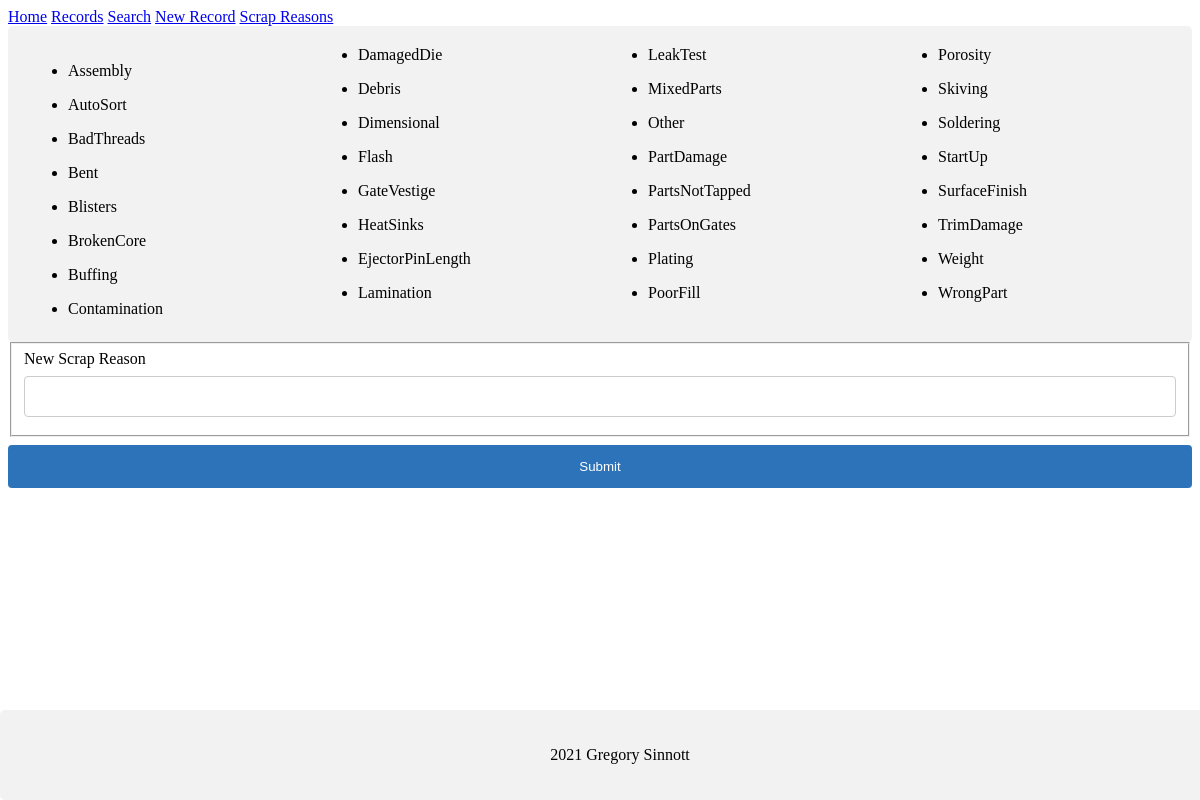
The page /scrapreasons on the database its author committed.
### models.py (models this page shows, shortened)
class ScrapReasons(db.Model):
    __tablename__ = "scrap-reasons"
    id = db.Column(db.Integer, primary_key=True)
    scrap_reason = db.Column(db.String(64), index=False, unique=True, nullable=False)

### routes.py (the view)
@app.route("/scrapreasons", methods=["POST", "GET"])
def scrapreasons():
    form = NewScrap()
    if form.validate_on_submit():
        new_reason = "\n" + request.form["scrap_reason"]
        with open('app/scrapreasons.txt', 'a') as file1:
            file1.write(new_reason)
        ScrapReasons.populate_table()
        return redirect("/scrapreasons")
    return render_template(
        'scrap_reasons.html',
        form = form,
        reasons = ScrapReasons.query.all()
        )

### forms.py
class NewScrap(FlaskForm) :
    scrap_reason = StringField('New Scrap Reason')
    submit = SubmitField('Submit')

### templates/scrap_reasons.html (shortened to what this page needs)
{% extends "layout.html" %}
{% block content %}
<div class="container">
    {% for reason in reasons %}
    <ul id=reason.scrap_reason>
        <li>
            <span class="field-value">{{ reason.scrap_reason }}</span>
        </li>
    </ul>
    {% endfor %}
</div>
<form method="POST" action="">
    <fieldset class="form-field">
        {{ form.scrap_reason.label }}
        {{ form.scrap_reason(size=20) }}
    </fieldset>
    {{ form.submit }}
</form>
{% endblock %}

### templates/layout.html (shortened to what this page needs)
<!doctype html>
<html>
  <head>
  </head>
  <body>
    {% include 'navigation.html' %}
    {% block content %}{% endblock %}
    {% include 'footer.html' %}
  </body>
</html>

### templates/navigation.html
<header>
    <nav>
     <a href="/">Home</a>
     <a href="/records">Records</a>
     <a href="/search">Search</a>
     <a href="/newrecord">New Record</a>
     <a href="/scrapreasons"> Scrap Reasons</a>
   </nav>
 </header>

### templates/footer.html (shortened to what this page needs)
<footer>
    <div class="footer">
        <p>2021 Gregory Sinnott</p>
    </div>
</footer>

### static/css/main.css (style rules this page uses)
input { width: 100%; padding: 12px 20px; margin: 8px 0; display: inline-block; border: 1px solid #ccc; border-radius: 4px; box-sizing: border-box; }
input[type=submit] { width: 100%; background-color: #2d73b9; color: white; padding: 14px 20px; margin: 8px 0; border: none; border-radius: 4px; cursor: pointer; }
div { border-radius: 5px; background-color: #f2f2f2; padding: 20px; }

### templates/scrap_reasons.html (style rules this page uses)
.container { column-count: 4; }

### templates/footer.html (style rules this page uses)
.footer { position: fixed; left: 0; bottom: 0; width: 100%; text-align: center; }

### rows shown on the page
ScrapReasons: scrap_reason "Assembly"
ScrapReasons: scrap_reason "AutoSort"
ScrapReasons: scrap_reason "BadThreads"
ScrapReasons: scrap_reason "Bent"
ScrapReasons: scrap_reason "Blisters"
ScrapReasons: scrap_reason "BrokenCore"
ScrapReasons: scrap_reason "Buffing"
ScrapReasons: scrap_reason "Contamination"
ScrapReasons: scrap_reason "DamagedDie"
ScrapReasons: scrap_reason "Debris"
ScrapReasons: scrap_reason "Dimensional"
ScrapReasons: scrap_reason "Flash"
ScrapReasons: scrap_reason "GateVestige"
ScrapReasons: scrap_reason "HeatSinks"
ScrapReasons: scrap_reason "EjectorPinLength"
ScrapReasons: scrap_reason "Lamination"
ScrapReasons: scrap_reason "LeakTest"
ScrapReasons: scrap_reason "MixedParts"
ScrapReasons: scrap_reason "Other"
ScrapReasons: scrap_reason "PartDamage"
ScrapReasons: scrap_reason "PartsNotTapped"
ScrapReasons: scrap_reason "PartsOnGates"
ScrapReasons: scrap_reason "Plating"
ScrapReasons: scrap_reason "PoorFill"
ScrapReasons: scrap_reason "Porosity"
ScrapReasons: scrap_reason "Skiving"
ScrapReasons: scrap_reason "Soldering"
ScrapReasons: scrap_reason "StartUp"
ScrapReasons: scrap_reason "SurfaceFinish"
ScrapReasons: scrap_reason "TrimDamage"
ScrapReasons: scrap_reason "Weight"
ScrapReasons: scrap_reason "WrongPart"
